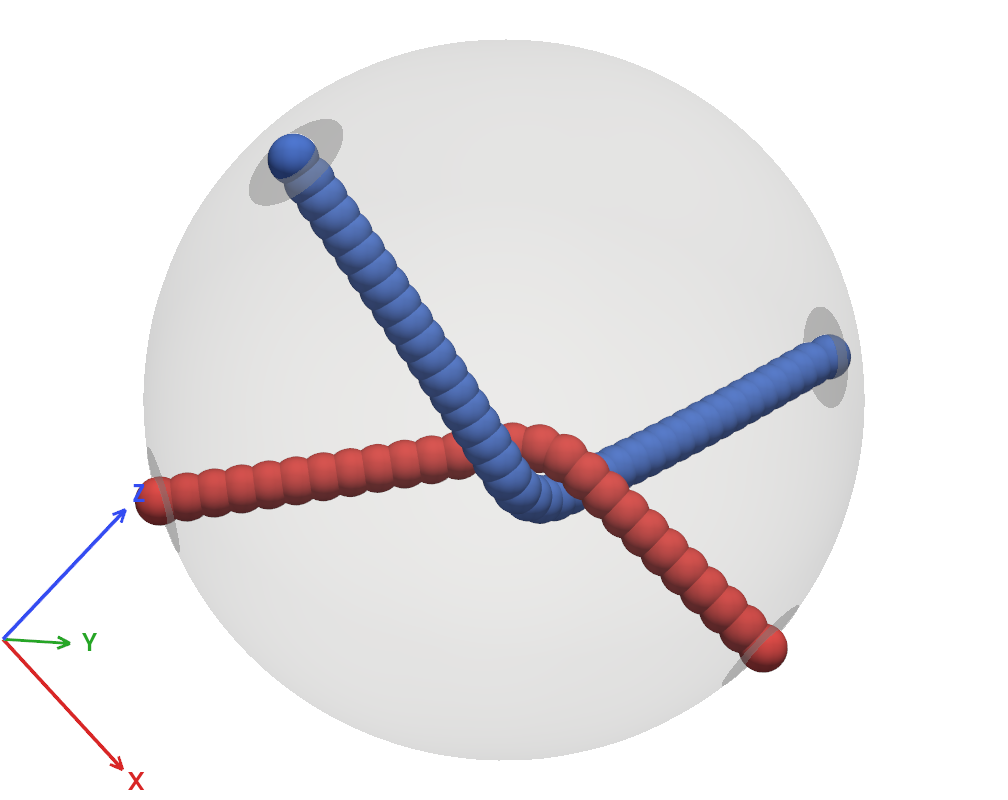

Python code for this plot:
"""
Interactive 3D viewer for linear bead-spring molecules (polymer chains) in a
spherical volume.

Every molecule is   start bead (on the surface) - internal beads (inside) - end bead (on the surface).
Beads are spheres colored by molecule; lines of the same color connect consecutive
beads along each chain. Molecules may have the same number of internal beads. Around
each chain end a circular gray patch (radius 2.25 along the surface, less transparent than
the volume shell) marks where the chain is attached to the surface.

Mouse
- Left-drag on empty space  -> rotate the view
- Right-drag / mouse wheel  -> zoom
- Middle-drag (or Shift+left-drag) -> pan
- Left-drag on a chain-end sphere on the SURFACE -> move it along the surface of the
  volume (internal beads cannot be grabbed; they are moved by the simulation)
- Hold Shift while dragging a chain end and move the cursor out past the circular
  edge of the projected sphere -> the bead crosses to the other side (front <-> back)
  of the volume; move the cursor back inside to keep dragging it there

Keyboard
- While a chain end is grabbed (mouse button held):
      Right arrow -> insert a new bead midway between the grabbed end and the
                     internal bead connected to it
      Left arrow  -> remove the internal bead connected to the grabbed end
      k           -> delete the whole molecule the grabbed end belongs to
- D  -> pause the dynamics: the simulation is no longer stepped, so bead positions are not
        updated by it (you can still drag chain ends, insert/remove beads, recall views, ...)
- d  -> resume the dynamics
- a  -> create a new molecule: a straight line between two free spots on the surface,
        with (distance between the ends / bead radius) internal beads
- r  -> shrink the spherical volume by 1 (down to a minimum radius of 5) and remove the
        internal bead next to both ends of every molecule
- R  -> grow the spherical volume by 1 and insert a bead next to both ends of every molecule
- Shift + 1..9 -> store the current positions of all chain ends, and the rotation and
                  zoom of the view, in slot 1..9
- 1..9         -> slowly move all chain ends to the positions stored in that slot, each
                  along a great circle of the sphere, while slowly rotating and zooming
                  the view to the stored state (touching the mouse takes the view back)
- c  -> show the coordinate system (always flush with the lower-left corner of the window);
        C -> hide it
- B  -> hide the internal beads (chain lines and chain ends stay visible); b -> show them again
- m  -> start recording a movie (movie00000.avi, movie00001.avi, ...); M -> stop recording.
        The movie keeps the view the camera had when recording started: rotating, zooming or
        panning the view yourself does NOT show up in the movie, but a view recalled with
        1..9 does (the movie view then moves from where it was to the stored view).
- p  -> save a PNG of the current view (img00000.png, img00001.png, ...)
- h or ?  -> print all key shortcuts and mouse actions
- s  -> save all bead positions (conf00000.dump, conf00001.dump, ...), LAMMPS-dump-like:
        # <number of beads> <number of molecules>
        ITEM: NUMBER OF ATOMS / <number of beads>
        ITEM: BOX BOUNDS pp pp pp / xmin xmax / ymin ymax / zmin zmax  (extent of the beads)
        ITEM: ATOMS id mol type xu yu zu / one line per bead
        # volume_radius <radius>   (last line; extra information is always prefixed with '#')
        (ids and molecule numbers start at 1; type 1 = chain end, 2 = internal bead)
All files are written to the current folder; numbering continues after existing files.

Command line
    python beadppa.py --keyboard-layout fr     keyboard layout code (default: detected from the OS)
    python beadppa.py                          start with two new molecules
    python beadppa.py --load conf00000.dump    restore molecules, positions and
                                               volume radius from a dump file saved with 's'

Data flow
    simulation (LAMMPS)  --positions-->  viewer      (timer, every ~30 ms)
    viewer (user input)  --callbacks-->  simulation  (see SphereDragger.__init__)

Bead ordering: molecule by molecule, each as [start, internal..., end]. Inserting or
removing a bead, or deleting a molecule, shifts the indices of all later beads; the
callbacks report the indices explained in their comments, and the simulation must
return positions in the new ordering from then on. New molecules are appended at
the end, so they don't shift existing indices.

Install:  pip install pyvista numpy
Movies:   pip install imageio imageio-ffmpeg
"""
import argparse
import colorsys
import os
import platform
import re
import shutil
import subprocess
import time

import numpy as np
import pyvista as pv
import vtk

ACTIVE_COLOR = (0.0, 0.0, 0.0)  # highlight color (black) while a sphere is being dragged

CAP_RADIUS = 2.25       # radius (measured along the surface) of the patch around a chain end
CAP_COLOR = (0.5, 0.5, 0.5)     # patches are gray
AXES_LENGTH = 0.23      # coordinate system: length of an axis, as a fraction of the window height
                        # (half of what it was before)
AXES_FONT_SIZE = 24     # size of the X / Y / Z labels in pixels
AXES_MARGIN_PX = 3      # gap between the coordinate system and the window edges
INITIAL_FILL = 0.95     # at the start the sphere (with its beads) spans this fraction of the window
CAP_OPACITY = 0.45      # the volume shell itself is much more transparent (0.12)
CAP_LIFT = 0.03         # patches sit this far outside the shell, to avoid z-fighting

MIN_VOLUME_RADIUS = 5.0
VOLUME_RADIUS_STEP = 1.0

# ---------------------------------------------------------------------------
# Keyboard layouts
#
# Pressing a number-row key gives different key names (keysyms) on different keyboard
# layouts, and which name VTK reports (X11, Qt, ...) depends on the layout:
#   * on most layouts the number row gives the digits, and Shift gives a layout-specific
#     symbol ("exclam" for Shift+1 on US, "quotedbl" for Shift+2 on Nordic, ...): "shifted"
#   * on AZERTY (French) it is the other way round: the number row gives symbols
#     ("ampersand", "eacute", ...) and Shift gives the digits: "plain"
# Slots are stored with Shift + number-row key and recalled with the number-row key.
#
# Layouts are named by a platform-neutral code (the XKB / ISO style code that Linux uses):
#   us gb de dk no se fi fr      ("nordic" = dk/no/se/fi, which share one table)
# KEYBOARD_LAYOUT = "auto" finds the code out from the operating system (Linux, macOS,
# Windows); the command line option --keyboard-layout and the environment variable
# BEADPPA_KEYBOARD_LAYOUT override it. If detection fails, KEYBOARD_LAYOUT_FALLBACK is used.
# ---------------------------------------------------------------------------
KEYBOARD_LAYOUT = "auto"
KEYBOARD_LAYOUT_FALLBACK = "nordic"
LAYOUT_TABLES = {
    "us": {"shifted": ("exclam", "at", "numbersign", "dollar", "percent",
                       "asciicircum", "ampersand", "asterisk", "parenleft"), "plain": ()},
    "gb": {"shifted": ("exclam", "quotedbl", "sterling", "dollar", "percent",
                       "asciicircum", "ampersand", "asterisk", "parenleft"), "plain": ()},
    "de": {"shifted": ("exclam", "quotedbl", "section", "dollar", "percent",
                       "ampersand", "slash", "parenleft", "parenright"), "plain": ()},
    "nordic": {"shifted": ("exclam", "quotedbl", "numbersign", "currency", "percent",
                           "ampersand", "slash", "parenleft", "parenright"), "plain": ()},
    # AZERTY: Shift + number row gives the digits themselves (handled like on any layout)
    "fr": {"shifted": (), "plain": ("ampersand", "eacute", "quotedbl", "apostrophe",
                                    "parenleft", "minus", "egrave", "underscore", "ccedilla")},
}
LAYOUT_CODES = {"us": "us", "gb": "gb", "uk": "gb", "de": "de", "fr": "fr", "nordic": "nordic",
                "dk": "nordic", "no": "nordic", "se": "nordic", "fi": "nordic"}
# macOS input source names ("com.apple.keylayout.Danish") and the like -> neutral code
_LAYOUT_NAMES = (("danish", "dk"), ("norwegian", "no"), ("swedish", "se"), ("finnish", "fi"),
                 ("german", "de"), ("french", "fr"), ("british", "gb"), ("unitedkingdom", "gb"),
                 ("unitedstates", "us"), ("usextended", "us"), ("abc", "us"))
# Windows language identifiers (low word of the keyboard layout handle) -> neutral code
_WINDOWS_LANGIDS = {0x0409: "us", 0x0809: "gb", 0x0407: "de", 0x0406: "dk", 0x0414: "no",
                    0x0814: "no", 0x041D: "se", 0x081D: "se", 0x040B: "fi", 0x040C: "fr"}


def layout_code_from_text(text):
    """Platform-neutral layout code (us, gb, de, dk, no, se, fi, fr, nordic) from text such
    as an XKB layout ("dk", "us,dk", "dk(nodeadkeys)", "dk+nodeadkeys") or a macOS input
    source id ("com.apple.keylayout.Danish"). None if the layout is not one we know."""
    t = text.strip().lower().split(",")[0]            # first of several layouts
    t = re.sub(r"\(.*?\)", "", t).split("+")[0]       # drop variants
    t = t.split(".")[-1]                              # last part of "com.apple.keylayout.X"
    t = re.sub(r"[^a-z]", "", t)
    if t in LAYOUT_CODES:
        return t
    for name, code in _LAYOUT_NAMES:
        if t.startswith(name):
            return code
    return None


def _run(*command):
    """Output of a command, or None if it is missing or fails."""
    if shutil.which(command[0]) is None:
        return None
    try:
        done = subprocess.run(command, capture_output=True, text=True, timeout=2)
    except (OSError, subprocess.SubprocessError):
        return None
    return done.stdout if done.returncode == 0 else None


def _probe_linux():
    def after(out, label):                           # "layout:  dk" -> "dk"
        for line in (out or "").splitlines():
            if line.strip().lower().startswith(label):
                return line.split(":", 1)[1].strip()
    def from_file(name, key):
        try:
            with open(name) as f:
                for line in f:
                    if line.strip().startswith(key + "="):
                        return line.split("=", 1)[1].strip().strip('"\'')
        except OSError:
            pass
    out = _run("gsettings", "get", "org.gnome.desktop.input-sources", "sources")
    gnome = re.search(r"'xkb',\s*'([^']+)'", out or "")
    yield "setxkbmap", after(_run("setxkbmap", "-query"), "layout")
    yield "gsettings", gnome.group(1) if gnome else None
    yield "localectl", after(_run("localectl", "status"), "x11 layout")
    yield "/etc/default/keyboard", from_file("/etc/default/keyboard", "XKBLAYOUT")
    yield "$XKB_DEFAULT_LAYOUT", os.environ.get("XKB_DEFAULT_LAYOUT")


def _probe_macos():
    out = _run("defaults", "read", "com.apple.HIToolbox", "AppleCurrentKeyboardLayoutInputSourceID")
    yield "defaults read com.apple.HIToolbox", out.strip() if out else None


def _probe_windows():
    try:
        import ctypes
        langid = ctypes.windll.user32.GetKeyboardLayout(0) & 0xFFFF
    except Exception:
        return
    yield "GetKeyboardLayout", _WINDOWS_LANGIDS.get(langid)


def detect_keyboard_layout():
    """Ask the operating system for the keyboard layout. Returns (neutral code, where it was
    found) or (None, reason). Linux, macOS and Windows are supported; with several layouts
    configured the first one is taken, because the OS reports the list, not the active one."""
    system = platform.system()
    probes = {"Linux": _probe_linux, "Darwin": _probe_macos, "Windows": _probe_windows}.get(system)
    if probes is None:
        return None, f"no detection for {system or 'this platform'}"
    for source, text in probes():
        code = layout_code_from_text(text) if text else None
        if code is not None:
            return code, source
    return None, f"{system}: layout not found or not a supported layout"


def resolve_keyboard_layout(setting=None):
    """-> (name of the key table in LAYOUT_TABLES, description for the log). `setting` is the
    value of --keyboard-layout; it wins over $BEADPPA_KEYBOARD_LAYOUT, which wins over
    KEYBOARD_LAYOUT. "auto" means: ask the operating system."""
    for value, origin in ((setting, "--keyboard-layout"),
                          (os.environ.get("BEADPPA_KEYBOARD_LAYOUT"), "$BEADPPA_KEYBOARD_LAYOUT"),
                          (KEYBOARD_LAYOUT, "KEYBOARD_LAYOUT")):
        if value and value.strip():
            break
    value = (value or "auto").strip()
    if value.lower() != "auto":
        code = layout_code_from_text(value)
        if code is None:
            raise ValueError(f"Unknown keyboard layout '{value}' ({origin}); known layouts: "
                             + ", ".join(sorted(LAYOUT_CODES)) + ", or auto")
        return LAYOUT_CODES[code], f"{code} (set by {origin})"
    code, source = detect_keyboard_layout()
    if code is None:
        fallback = layout_code_from_text(KEYBOARD_LAYOUT_FALLBACK) or "us"
        return LAYOUT_CODES[fallback], f"{fallback} (fallback, {source})"
    return LAYOUT_CODES[code], f"{code} (detected: {source})"


HELP_TEXT = f"""\
Mouse
  left-drag on empty space ........ rotate the view
  right-drag / mouse wheel ........ zoom
  middle-drag / Shift+left-drag ... pan
  left-drag on a chain end ........ move the chain end along the surface of the volume
                                    (only chain ends on the surface can be grabbed; the
                                    internal beads are moved by the simulation)
  Shift + left-drag on a chain end, moving the cursor out past the circular edge of the
  projected sphere ................ the bead crosses to the other side (front <-> back);
                                    move the cursor back inside to keep dragging it there

Keyboard, while a chain end is grabbed (mouse button held)
  Right arrow ..................... insert a bead midway between the grabbed end and the
                                    internal bead connected to it
  Left arrow ...................... remove the internal bead connected to the grabbed end
  k ............................... delete the whole molecule of the grabbed end

Keyboard, any time
  a ............................... create a new molecule: a straight line between two free
                                    spots on the surface, with (distance between its ends /
                                    bead radius) internal beads
  r / R ........................... shrink / grow the spherical volume by 1 (minimum radius
                                    {MIN_VOLUME_RADIUS:g}); one internal bead is removed / inserted next
                                    to both ends of every molecule
  Shift+1 ... Shift+9 ............. store the positions of all chain ends and the rotation and
                                    zoom of the view in slot 1 ... 9 (keyboard layout: @LAYOUT@)
                                    (number-row keys; on AZERTY the unshifted keys & é " ' ( - è _ ç)
  1 ... 9 ......................... slowly move all chain ends along great circles to the
                                    positions stored in that slot, while rotating and zooming
                                    the view to the stored state (touching the mouse takes
                                    the view back)
  D / d ........................... pause / resume the dynamics (the simulation is not stepped
                                    while paused; dragging, insert/remove, recall still work)
  B / b ........................... hide / show the internal beads (chain lines stay visible)
  C / c ........................... hide / show the coordinate system
  m / M ........................... start / stop recording a movie (movie00000.avi, ...); the
                                    movie keeps the view from when recording started, your own
                                    rotating / zooming does not show up in it
  p ............................... save a PNG of the current view (img00000.png, ...)
  s ............................... save all bead positions (conf00000.dump, ...)
  h / ? ........................... print this help

Files are written to the current folder; numbering continues after existing files.
"""


def help_text(layout_description):
    """HELP_TEXT with the keyboard layout that is in use filled in."""
    return HELP_TEXT.replace("@LAYOUT@", layout_description)


def color_for_id(moleculeid):
    """Deterministic, well-separated RGB color (0..1) for an unsigned integer id."""
    hue = (int(moleculeid) * 0.618033988749895) % 1.0  # golden-ratio hue spacing
    return colorsys.hsv_to_rgb(hue, 0.65, 0.95)


def axes_gizmo_layout(frame, length, margin, label_pad, label_half, head_length,
                      head_angle=np.radians(25.0)):
    """Where to draw the 2D coordinate system, in pixels from the lower-left window corner.

    `frame` is the camera frame (columns: right, up, back). The three world axes are drawn
    as arrows of `length` pixels times their foreshortening in the current view. The whole
    drawing (arrows, arrow heads and label boxes) is then moved so that it touches the
    left and the bottom window edge (`margin` pixels away), whatever the orientation.

    Returns origin (2,), tips (3, 2), label centres (3, 2) and, per axis, the two end points
    of its arrow head (or None for an axis pointing at the viewer)."""
    right, up = frame[:, 0], frame[:, 1]
    d = np.array([[np.dot(e, right), np.dot(e, up)] for e in np.eye(3)])   # unit axes on screen
    tips = d * length
    norm = np.linalg.norm(d, axis=1, keepdims=True)
    u = np.where(norm > 1e-3, d / np.maximum(norm, 1e-12), np.array([[0.0, 1.0]]))
    labels = tips + u * label_pad

    heads = []
    for tip in tips:
        reach = float(np.linalg.norm(tip))
        if reach < 2.0:
            heads.append(None)
            continue
        back = -tip / reach
        hl = min(head_length, 0.4 * reach)
        rot = lambda a: np.array([[np.cos(a), -np.sin(a)], [np.sin(a), np.cos(a)]]) @ back
        heads.append((tip + hl * rot(head_angle), tip + hl * rot(-head_angle)))

    points = [np.zeros(2), *tips, *(labels - label_half), *(labels + label_half)]
    points += [h for pair in heads if pair is not None for h in pair]
    origin = margin - np.min(points, axis=0)           # moves everything up/right to the margin
    heads = [None if pair is None else (pair[0] + origin, pair[1] + origin) for pair in heads]
    return origin, tips + origin, labels + origin, heads


class AxesGizmo:
    """The coordinate system: three colored arrows with X / Y / Z labels, drawn as a 2D
    overlay that is rebuilt before every render from the camera that is rendering. It is
    always flush with the lower-left corner of the window, and its size is given in pixels."""

    COLORS = ((0.85, 0.15, 0.15), (0.15, 0.65, 0.15), (0.2, 0.3, 0.95))

    def __init__(self, plotter, length=AXES_LENGTH, font_size=AXES_FONT_SIZE,
                 margin=AXES_MARGIN_PX, visible=True):
        self.renderer = plotter.renderer
        self.length, self.font_size, self.margin = length, font_size, margin
        self.visible = bool(visible)
        self.arrows, self.labels = [], []
        for color, name in zip(self.COLORS, "XYZ"):
            points = vtk.vtkPoints()
            points.SetNumberOfPoints(4)                       # origin, tip, two arrow-head ends
            lines = vtk.vtkCellArray()
            for a, b in ((0, 1), (1, 2), (1, 3)):             # shaft and the two head strokes
                lines.InsertNextCell(2)
                lines.InsertCellPoint(a)
                lines.InsertCellPoint(b)
            poly = vtk.vtkPolyData()
            poly.SetPoints(points)
            poly.SetLines(lines)
            mapper = vtk.vtkPolyDataMapper2D()
            mapper.SetInputData(poly)
            arrow = vtk.vtkActor2D()
            arrow.SetMapper(mapper)
            arrow.GetProperty().SetColor(*color)
            arrow.GetProperty().SetLineWidth(3)
            label = vtk.vtkTextActor()
            label.SetInput(name)
            text = label.GetTextProperty()
            text.SetColor(*color)
            text.SetFontSize(font_size)
            text.BoldOn()
            text.SetJustificationToCentered()
            text.SetVerticalJustificationToCentered()
            self.renderer.AddViewProp(arrow)
            self.renderer.AddViewProp(label)
            self.arrows.append((poly, points, arrow))
            self.labels.append(label)
        self.set_visible(self.visible)
        self.renderer.AddObserver("StartEvent", self._update)   # before every render

    def set_visible(self, visible):
        self.visible = bool(visible)
        for _, _, arrow in self.arrows:
            arrow.SetVisibility(self.visible)
        for label in self.labels:
            label.SetVisibility(self.visible)

    def _update(self, obj=None, event=None):
        if not self.visible:
            return
        width, height = self.renderer.GetSize()
        cam = self.renderer.GetActiveCamera()
        offset = np.array(cam.GetPosition()) - np.array(cam.GetFocalPoint())
        if width <= 0 or height <= 0 or np.linalg.norm(offset) < 1e-12:
            return
        origin, tips, labels, heads = axes_gizmo_layout(
            camera_frame(offset, cam.GetViewUp()), self.length * min(width, height),
            self.margin, label_pad=0.55 * self.font_size + 6.0,
            label_half=np.array([0.4, 0.55]) * self.font_size, head_length=14.0)
        for i, (poly, points, _) in enumerate(self.arrows):
            h1, h2 = heads[i] if heads[i] is not None else (tips[i], tips[i])
            for k, p in enumerate((origin, tips[i], h1, h2)):
                points.SetPoint(k, float(p[0]), float(p[1]), 0.0)
            points.Modified()
            poly.Modified()
            self.labels[i].SetPosition(float(labels[i][0]), float(labels[i][1]))


def set_initial_view(plotter, center, radius, bead_radius, fill=INITIAL_FILL):
    """Fit the scene to the window, then zoom so that the sphere (plus the beads sitting on
    its surface) spans `fill` of the window's smaller dimension. Marking the camera as set
    stops PyVista from resetting it when the window opens."""
    plotter.reset_camera()
    cam = plotter.renderer.GetActiveCamera()
    distance = np.linalg.norm(np.array(cam.GetPosition()) - np.asarray(center, dtype=float))
    r = radius + bead_radius
    sphere = r / np.sqrt(max(distance ** 2 - r ** 2, 1e-12))      # tan of the half angle it spans
    width, height = plotter.window_size
    window = np.tan(np.radians(cam.GetViewAngle()) / 2.0) * min(1.0, width / height)
    plotter.camera.zoom(fill * window / sphere)
    plotter.camera_position = plotter.camera_position


def make_bond_mesh(positions, moleculeids):
    """Line segments between consecutive beads of the same molecule, colored by
    molecule. Returns None when there is nothing to draw."""
    segments = [i for i in range(len(positions) - 1) if moleculeids[i] == moleculeids[i + 1]]
    if not segments:
        return None
    lines = np.hstack([[2, i, i + 1] for i in segments]).astype(np.int64)
    mesh = pv.PolyData(np.array(positions, dtype=float), lines=lines)
    mesh.cell_data["rgb"] = np.array(
        [np.array(color_for_id(moleculeids[i])) * 255 for i in segments]).astype(np.uint8)
    return mesh


def camera_frame(back, up):
    """Right-handed orthonormal camera frame [right, up, back] as the columns of a 3x3
    matrix. `back` points from the focal point to the camera."""
    z = np.asarray(back, dtype=float)
    z = z / np.linalg.norm(z)
    y = np.asarray(up, dtype=float) - np.dot(up, z) * z
    if np.linalg.norm(y) < 1e-9:                      # degenerate view-up: pick any
        y = np.cross(z, [1.0, 0.0, 0.0])
        if np.linalg.norm(y) < 1e-6:
            y = np.cross(z, [0.0, 1.0, 0.0])
    y = y / np.linalg.norm(y)
    return np.column_stack([np.cross(y, z), y, z])


def matrix_to_quaternion(m):
    """Unit quaternion (w, x, y, z) of a 3x3 rotation matrix."""
    t = np.trace(m)
    if t > 0.0:
        k = np.sqrt(t + 1.0) * 2.0
        q = [0.25 * k, (m[2, 1] - m[1, 2]) / k, (m[0, 2] - m[2, 0]) / k, (m[1, 0] - m[0, 1]) / k]
    elif m[0, 0] > m[1, 1] and m[0, 0] > m[2, 2]:
        k = np.sqrt(1.0 + m[0, 0] - m[1, 1] - m[2, 2]) * 2.0
        q = [(m[2, 1] - m[1, 2]) / k, 0.25 * k, (m[0, 1] + m[1, 0]) / k, (m[0, 2] + m[2, 0]) / k]
    elif m[1, 1] > m[2, 2]:
        k = np.sqrt(1.0 + m[1, 1] - m[0, 0] - m[2, 2]) * 2.0
        q = [(m[0, 2] - m[2, 0]) / k, (m[0, 1] + m[1, 0]) / k, 0.25 * k, (m[1, 2] + m[2, 1]) / k]
    else:
        k = np.sqrt(1.0 + m[2, 2] - m[0, 0] - m[1, 1]) * 2.0
        q = [(m[1, 0] - m[0, 1]) / k, (m[0, 2] + m[2, 0]) / k, (m[1, 2] + m[2, 1]) / k, 0.25 * k]
    q = np.array(q, dtype=float)
    return q / np.linalg.norm(q)


def quaternion_to_matrix(q):
    w, x, y, z = q / np.linalg.norm(q)
    return np.array([[1 - 2 * (y * y + z * z), 2 * (x * y - z * w), 2 * (x * z + y * w)],
                     [2 * (x * y + z * w), 1 - 2 * (x * x + z * z), 2 * (y * z - x * w)],
                     [2 * (x * z - y * w), 2 * (y * z + x * w), 1 - 2 * (x * x + y * y)]])


def slerp_quaternion(q0, q1, s):
    """Spherical interpolation between unit quaternions (q1 must be on the same
    hemisphere as q0, i.e. dot(q0, q1) >= 0)."""
    d = float(np.clip(np.dot(q0, q1), -1.0, 1.0))
    if d > 0.9995:                                    # nearly equal: linear is fine
        q = q0 + s * (q1 - q0)
        return q / np.linalg.norm(q)
    theta = np.arccos(d)
    return (np.sin((1.0 - s) * theta) * q0 + np.sin(s * theta) * q1) / np.sin(theta)


def make_cap_template(alpha, n_rings=4, n_seg=48):
    """Triangulated spherical cap on the unit sphere, centred on +z, with angular
    radius `alpha` (radians). Returns vertices (m, 3) and triangles (t, 3)."""
    theta = np.linspace(0.0, 2.0 * np.pi, n_seg, endpoint=False)
    verts = [[0.0, 0.0, 1.0]]
    for j in range(1, n_rings + 1):
        a = alpha * j / n_rings
        verts += [[np.sin(a) * np.cos(t), np.sin(a) * np.sin(t), np.cos(a)] for t in theta]
    tris = [[0, 1 + k, 1 + (k + 1) % n_seg] for k in range(n_seg)]       # fan around the centre
    for j in range(1, n_rings):
        inner, outer = 1 + (j - 1) * n_seg, 1 + j * n_seg
        for k in range(n_seg):
            k2 = (k + 1) % n_seg
            tris += [[inner + k, outer + k, outer + k2], [inner + k, outer + k2, inner + k2]]
    return np.array(verts), np.array(tris, dtype=np.int64)


class SphereDragger:
    """Lets the user drag chain ends along a spherical surface, insert/remove beads,
    add/delete molecules, resize the volume, store/recall chain-end configurations,
    and save images / movies / bead positions; lets a simulation push new positions
    for all beads. Keeps the chain lines and the volume shell in sync."""

    IMAGE_PATTERN = re.compile(r"^img(\d{5})\.png$")
    CONF_PATTERN = re.compile(r"^conf(\d{5})\.dump$")
    MOVIE_PATTERN = re.compile(r"^movie(\d{5})\.avi$")
    # characters whose built-in VTK meaning (reset camera, surface mode, pick, ...) is suppressed
    OWN_CHARS = frozenset("aAbBcCdDhH?kKpPsSmMrR123456789")

    def __init__(self, plotter, template, actors, positions, moleculeids, surface_mask,
                 center, radius, sphere_radius, recall_speed=0.5, movie_fps=30, rng=None,
                 show_internal=True, show_axes=True, axes=None, keyboard_layout=None,
                 on_drag=None, on_release=None, on_insert=None, on_remove=None,
                 on_add_molecule=None, on_delete_molecule=None,
                 on_radius_change=None, on_ends_driven=None, on_ends_released=None):
        self.plotter = plotter
        self.renderer = plotter.renderer
        self.template = template        # sphere mesh used for newly created beads
        self.actors = list(actors)
        self.positions = np.array(positions, dtype=float).reshape(-1, 3)   # (n, 3)
        self.moleculeids = np.array(moleculeids, dtype=np.uint32)
        self.surface_mask = np.asarray(surface_mask, dtype=bool)
        self.center = np.asarray(center, dtype=float)
        self.radius = float(radius)             # radius of the spherical volume
        self.sphere_radius = float(sphere_radius)   # radius of one bead
        self.recall_speed = float(recall_speed)     # rad/s along great circles
        self.movie_fps = movie_fps
        self.rng = rng if rng is not None else np.random.default_rng()
        self.next_moleculeid = int(self.moleculeids.max()) + 1 if len(self.moleculeids) else 0
        self.image_counter = self._first_free_number(self.IMAGE_PATTERN)
        self.conf_counter = self._first_free_number(self.CONF_PATTERN)
        self.movie_counter = self._first_free_number(self.MOVIE_PATTERN)

        # Callbacks into the simulation:
        self.on_drag = on_drag          # on_drag(index, xyz)                    while dragging
        self.on_release = on_release    # on_release(index, xyz)                 when let go
        self.on_insert = on_insert      # on_insert(index, xyz, moleculeid)      bead inserted
        self.on_remove = on_remove      # on_remove(index)                       bead removed
        self.on_add_molecule = on_add_molecule        # (first_index, positions (k, 3), moleculeid)
        self.on_delete_molecule = on_delete_molecule  # (first_index, count)  old indices
        self.on_radius_change = on_radius_change      # (new_volume_radius)
        self.on_ends_driven = on_ends_driven          # (indices, positions) chain ends moved by a recall
        self.on_ends_released = on_ends_released      # (indices)            recall finished/cancelled

        self.interactor = plotter.iren.interactor
        self.picker = vtk.vtkPropPicker()
        self.dragged = None             # index of the chain end being dragged
        self._side = 1                  # +1: dragged bead on the front (camera) side, -1: back
        self._flip_armed = True         # a Shift + "touch the edge" gesture may flip the side
        self.stored = {}                # slot (1..9) -> {(moleculeid, is_start): unit vector}
        self._anim = None               # running recall animation
        self._driven = set()            # indices of chain ends moved by the animation
        self.recording = False
        self.movie_path = None
        self._movie_writer = None       # imageio writer while recording
        self._movie_camera = None       # camera used for the movie frames while recording
        self._in_tick = False           # re-entrancy guard for tick()
        self.paused = False             # True: the simulation is not stepped
        self.layout, self.layout_description = resolve_keyboard_layout(keyboard_layout)
        self._layout_keys = LAYOUT_TABLES[self.layout]
        print("Keyboard layout:", self.layout_description)
        self.show_internal = bool(show_internal)    # are the internal beads drawn?
        self.show_axes = bool(show_axes)            # is the coordinate system drawn?
        self.axes = axes                            # AxesGizmo (None: PyVista's axes widget)
        self.bond_mesh = None
        self.cap_mesh = None            # patches around the chain ends
        self._cap_unit = None           # unit-sphere cap template for the current radius

        # Translucent shell showing the volume (unit sphere, scaled to the current radius).
        # Not pickable, so it never blocks grabbing.
        self.shell = plotter.add_mesh(
            pv.Sphere(radius=1.0, theta_resolution=64, phi_resolution=64),
            color="lightgray", opacity=0.12, smooth_shading=True)
        self.shell.SetPickable(False)
        self.shell.SetPosition(*self.center)
        self.shell.SetScale(self.radius, self.radius, self.radius)
        self._rebuild_bonds()
        self._apply_internal_visibility()

        # Make sure PyVista's own key shortcuts for the keys we use don't also fire.
        for key in ("Up", "Down", "Left", "Right", "a", "b", "B", "c", "C", "d", "D", "h", "H",
                    "question", "k", "K", "p", "s", "S", "m", "M", "r", "R", *"123456789"):
            try:
                plotter.clear_events_for_key(key)
            except Exception:
                pass

        # Priority -1 => our handlers run AFTER the camera style's handlers.
        # If we grabbed a bead, we then cancel the style's rotation.
        self.interactor.AddObserver("LeftButtonPressEvent", self._on_press, -1.0)
        self.interactor.AddObserver("MouseMoveEvent", self._on_move, -1.0)
        self.interactor.AddObserver("LeftButtonReleaseEvent", self._on_release, -1.0)
        self.interactor.AddObserver("KeyPressEvent", self._on_key, -1.0)
        # Touching the camera with the mouse stops a running view animation.
        for ev in ("RightButtonPressEvent", "MiddleButtonPressEvent",
                   "MouseWheelForwardEvent", "MouseWheelBackwardEvent"):
            self.interactor.AddObserver(ev, self._on_view_interaction, -1.0)
        # VTK's interactor style gives some plain characters a built-in meaning on the
        # CharEvent that follows a key press: 'p' = pick + draw an outline box around the
        # prop under the cursor (and warn "no current renderer" before the first mouse
        # interaction), 's' = surface mode, 'r' = reset camera, '3' = stereo, ... A
        # higher-priority observer neutralises the characters we use before the style sees them.
        self.interactor.AddObserver("CharEvent", self._on_char, 10.0)

    # ------------------------------------------------------------ timer tick
    def tick(self, step_simulation):
        """Call every ~30 ms: advance a running recall animation, take a simulation
        step (`step_simulation()` returns the (n, 3) positions; skipped while the dynamics
        are paused), draw, record a frame.

        Re-entrancy guard: grabbing a movie frame renders the window again, and VTK may
        deliver the next timer event while that is still going on. Without the guard each
        nested timer event would start another tick (and grab another frame) inside the
        previous one until Python's recursion limit is hit. A tick that arrives while one
        is still running is simply skipped."""
        if self._in_tick:
            return
        self._in_tick = True
        try:
            self.animate()
            if self.paused:                 # dynamics paused: keep what is on screen, draw changes
                self._refresh_bonds()       # made by the user / a recall animation
                self.plotter.render()
            else:
                self.set_positions(step_simulation())
            self.write_movie_frame()
        finally:
            self._in_tick = False

    # ------------------------------------------------------- simulation -> view
    def set_positions(self, positions):
        """Update all bead positions (e.g. from LAMMPS). Beads held by the user or moved
        by a recall animation keep their viewer-controlled positions."""
        positions = np.asarray(positions, dtype=float).reshape(-1, 3)
        if len(positions) != len(self.actors):
            raise ValueError(f"Simulation returned {len(positions)} beads, "
                             f"viewer has {len(self.actors)}.")
        for i, actor in enumerate(self.actors):
            if i != self.dragged and i not in self._driven:
                self.positions[i] = positions[i]
                actor.SetPosition(*positions[i])
        self._refresh_bonds()
        self.plotter.render()

    def get_positions(self):
        return self.positions.copy()

    # ------------------------------------------------------------ chain lines
    def _refresh_bonds(self):
        """Cheap update when only positions changed (chain lines and end patches)."""
        if self.bond_mesh is not None:
            self.bond_mesh.points = self.positions.copy()
        self._refresh_caps()

    # ---------------------------------------------------- patches around chain ends
    def _cap_vertices(self, idx):
        """World-space vertices of the patches of the chain ends `idx` (k * m, 3): each
        patch is the template cap rotated so that its centre points at the chain end."""
        u = self.positions[idx] - self.center
        u = u / np.maximum(np.linalg.norm(u, axis=1, keepdims=True), 1e-12)
        helper = np.where(np.abs(u[:, :1]) < 0.9, [1.0, 0.0, 0.0], [0.0, 1.0, 0.0])
        e1 = np.cross(u, helper)
        e1 /= np.linalg.norm(e1, axis=1, keepdims=True)
        e2 = np.cross(u, e1)
        frames = np.stack([e1, e2, u], axis=1)                     # (k, 3, 3), rows e1 e2 u
        unit = np.einsum("mc,kcj->kmj", self._cap_unit, frames)    # (k, m, 3)
        return (self.center + (self.radius + CAP_LIFT) * unit).reshape(-1, 3)

    def _rebuild_caps(self):
        """Needed when the number of chain ends or the volume radius changed."""
        idx = np.flatnonzero(self.surface_mask)
        if len(idx) == 0:
            self.cap_mesh = None
            self.plotter.remove_actor("caps", reset_camera=False)
            return
        alpha = min(CAP_RADIUS / self.radius, 0.5 * np.pi)         # angular radius of a patch
        self._cap_unit, tris = make_cap_template(alpha)
        k, m, t = len(idx), len(self._cap_unit), len(tris)
        faces = np.column_stack(
            [np.full(k * t, 3), (tris[None, :, :] + (np.arange(k) * m)[:, None, None]).reshape(-1, 3)])
        self.cap_mesh = pv.PolyData(self._cap_vertices(idx), faces=faces.ravel().astype(np.int64))
        # same `name` => pyvista replaces the previous patch actor
        actor = self.plotter.add_mesh(
            self.cap_mesh, color=CAP_COLOR, opacity=CAP_OPACITY, lighting=False,
            name="caps", reset_camera=False)
        actor.SetPickable(False)  # patches never block grabbing a sphere

    def _refresh_caps(self):
        """Cheap update when only positions changed."""
        if self.cap_mesh is not None:
            self.cap_mesh.points = self._cap_vertices(np.flatnonzero(self.surface_mask))

    # ---------------------------------------------------- internal bead visibility
    def _apply_internal_visibility(self):
        for actor, is_end in zip(self.actors, self.surface_mask):
            if not is_end:
                actor.SetVisibility(self.show_internal)

    def _set_paused(self, paused):
        self.paused = bool(paused)
        print("Dynamics", "paused" if self.paused else "resumed")

    def _set_axes_visible(self, visible):
        self.show_axes = bool(visible)
        if self.axes is not None:
            self.axes.set_visible(self.show_axes)
        elif self.show_axes:
            self.plotter.show_axes()
        else:
            self.plotter.hide_axes()
        print("Coordinate system", "shown" if self.show_axes else "hidden")
        self.plotter.render()

    def _set_internal_visible(self, visible):
        self.show_internal = bool(visible)
        self._apply_internal_visibility()
        print("Internal beads", "shown" if visible else "hidden")
        self.plotter.render()

    def _rebuild_bonds(self):
        """Needed when the number of beads changed."""
        self._rebuild_caps()
        self.bond_mesh = make_bond_mesh(self.positions, self.moleculeids)
        if self.bond_mesh is None:
            self.plotter.remove_actor("bonds", reset_camera=False)
            return
        # same `name` => pyvista replaces the previous line actor
        actor = self.plotter.add_mesh(
            self.bond_mesh, scalars="rgb", rgb=True, line_width=4,
            render_lines_as_tubes=True, name="bonds", reset_camera=False)
        actor.SetPickable(False)  # lines never block grabbing a sphere

    # ------------------------------------------------------------------ helpers
    def _ray(self, x, y):
        """World-space ray (near point, far point) under display pixel (x, y)."""
        pts = []
        for z in (0.0, 1.0):
            self.renderer.SetDisplayPoint(x, y, z)
            self.renderer.DisplayToWorld()
            w = np.array(self.renderer.GetWorldPoint())
            pts.append(w[:3] / w[3])
        return pts

    def _is_front(self, p):
        """True if surface point p faces the camera (is on the visible hemisphere)."""
        cam = self.renderer.GetActiveCamera()
        v = np.asarray(p, dtype=float) - self.center
        if cam.GetParallelProjection():
            return float(np.dot(v, -np.array(cam.GetDirectionOfProjection()))) >= 0.0
        to_cam = np.array(cam.GetPosition()) - self.center
        return float(np.dot(v, to_cam)) >= self.radius ** 2   # polar-plane visibility test

    def _surface_point(self, x, y, current):
        """Point on the spherical surface under the mouse cursor, on the side of the
        sphere (front or back) the bead is currently on.

        If the cursor is outside the circular outline of the projected sphere, the bead
        sits on that outline. Holding Shift there flips the bead to the other side
        (once per excursion); it then follows the cursor on the far side of the sphere."""
        near, far = self._ray(x, y)
        d = far - near
        d /= np.linalg.norm(d)
        oc = near - self.center
        b = np.dot(oc, d)
        disc = b * b - (np.dot(oc, oc) - self.radius ** 2)
        if disc >= 0.0:
            self._flip_armed = True                    # cursor is inside the outline again
            s = np.sqrt(disc)
            t = (-b - s) if self._side > 0 else (-b + s)   # near / far intersection
            hit = near + t * d
        else:
            if self.interactor.GetShiftKey() and self._flip_armed:
                self._side = -self._side               # touched the edge with Shift held
                self._flip_armed = False
            hit = near + (-b) * d  # point on the ray closest to the center (the outline)
        v = hit - self.center
        n = np.linalg.norm(v)
        if n < 1e-12:
            return current
        return self.center + self.radius * v / n

    def _cancel_camera_motion(self):
        style = self.interactor.GetInteractorStyle()
        if style is not None:
            style.OnLeftButtonUp()  # ends the rotate that the style just started

    def _chain_neighbour(self, i):
        """For chain end i return (is_start, index of the adjacent bead in its molecule)."""
        is_start = (i == 0) or (self.moleculeids[i - 1] != self.moleculeids[i])
        return is_start, (i + 1 if is_start else i - 1)

    def _add_bead_actor(self, xyz, moleculeid, visible=True):
        actor = self.plotter.add_mesh(self.template, color=color_for_id(moleculeid),
                                      smooth_shading=True, reset_camera=False)
        actor.SetPosition(*xyz)
        actor.SetVisibility(visible)
        return actor

    def _unit(self, p):
        v = np.asarray(p, dtype=float) - self.center
        return v / max(np.linalg.norm(v), 1e-12)

    # ------------------------------------------------------- insert / remove bead
    def _insert_bead_at(self, i):
        """Insert a new bead midway between chain end i and the bead connected to it.
        Does not redraw the chain lines; call _rebuild_bonds() afterwards."""
        is_start, nb = self._chain_neighbour(i)
        mid = 0.5 * (self.positions[i] + self.positions[nb])  # between end and its neighbour
        mol = self.moleculeids[i]

        # New bead sits right next to the end, inside the chain sequence:
        #   start: [start, NEW, old first internal, ...]   -> NEW at i + 1
        #   end:   [..., old last internal, NEW, end]      -> NEW at i (end moves to i + 1)
        j = i + 1 if is_start else i

        self.actors.insert(j, self._add_bead_actor(mid, mol, self.show_internal))
        self.positions = np.insert(self.positions, j, mid, axis=0)
        self.moleculeids = np.insert(self.moleculeids, j, mol)
        self.surface_mask = np.insert(self.surface_mask, j, False)
        if self.dragged is not None and self.dragged >= j:
            self.dragged += 1  # the grabbed bead shifted by one
        if self.on_insert is not None:
            self.on_insert(j, mid.copy(), int(mol))

    def _remove_bead_at(self, i):
        """Remove the internal bead connected to chain end i. Returns False (and does
        nothing) if the molecule has no internal bead on that side. Does not redraw the
        chain lines; call _rebuild_bonds() afterwards."""
        is_start, nb = self._chain_neighbour(i)
        if self.surface_mask[nb]:
            return False  # molecule has no internal beads left; the neighbour is the other end

        j = nb  # the internal bead connected to the end
        self.plotter.remove_actor(self.actors.pop(j), reset_camera=False)
        self.positions = np.delete(self.positions, j, axis=0)
        self.moleculeids = np.delete(self.moleculeids, j)
        self.surface_mask = np.delete(self.surface_mask, j)
        if self.dragged is not None and self.dragged > j:
            self.dragged -= 1  # the grabbed bead shifted by one
        if self.on_remove is not None:
            self.on_remove(j)
        return True

    def _insert_bead(self):
        """Right arrow: insert a bead at the grabbed chain end."""
        self._insert_bead_at(self.dragged)
        self._rebuild_bonds()
        self.plotter.render()

    def _remove_bead(self):
        """Left arrow: remove the internal bead connected to the grabbed chain end."""
        if self._remove_bead_at(self.dragged):
            self._rebuild_bonds()
            self.plotter.render()

    def _molecule_blocks(self):
        """[(first, last)] bead index range of every molecule, in bead order."""
        n = len(self.moleculeids)
        starts = [i for i in range(n) if i == 0 or self.moleculeids[i] != self.moleculeids[i - 1]]
        bounds = starts + [n]
        return [(bounds[k], bounds[k + 1] - 1) for k in range(len(starts))]

    # ------------------------------------------------------- add / delete molecule
    def _pick_new_ends(self):
        """Two spots on the surface that are as far as possible from existing chain
        ends (and from each other; the chain is at least one volume radius long)."""
        candidates = self.rng.normal(size=(500, 3))
        candidates = self.center + self.radius * candidates / np.linalg.norm(
            candidates, axis=1, keepdims=True)
        existing = self.positions[self.surface_mask]
        if len(existing):
            clearance = np.linalg.norm(
                candidates[:, None, :] - existing[None, :, :], axis=2).min(axis=1)
        else:
            clearance = np.full(len(candidates), np.inf)

        a = candidates[np.argmax(clearance)]
        to_a = np.linalg.norm(candidates - a, axis=1)
        score = np.minimum(clearance, to_a)
        score[to_a < self.radius] = -1.0  # avoid very short chains
        b = candidates[np.argmax(score)]
        return a, b

    def _add_molecule(self):
        a, b = self._pick_new_ends()
        # number of internal beads = distance between the ends / bead radius
        n_int = max(0, int(round(np.linalg.norm(b - a) / self.sphere_radius)))
        t = np.linspace(0.0, 1.0, n_int + 2)[:, None]
        chain = a + t * (b - a)                 # straight line, evenly spaced beads
        mol = self.next_moleculeid
        self.next_moleculeid += 1

        first = len(self.positions)             # appended at the end: no index shifts
        for k, p in enumerate(chain):
            is_end = k in (0, len(chain) - 1)
            self.actors.append(self._add_bead_actor(p, mol, is_end or self.show_internal))
        self.positions = np.vstack([self.positions, chain])
        self.moleculeids = np.concatenate(
            [self.moleculeids, np.full(len(chain), mol, dtype=np.uint32)])
        self.surface_mask = np.concatenate(
            [self.surface_mask, [True] + [False] * n_int + [True]])
        self._rebuild_bonds()
        if self.on_add_molecule is not None:
            self.on_add_molecule(first, chain.copy(), mol)
        self.plotter.render()

    def _delete_molecule(self):
        """Delete the whole molecule that the grabbed chain end belongs to."""
        mol = self.moleculeids[self.dragged]
        idx = np.flatnonzero(self.moleculeids == mol)   # contiguous block
        first, count = int(idx[0]), len(idx)

        for actor in self.actors[first:first + count]:
            self.plotter.remove_actor(actor, reset_camera=False)
        del self.actors[first:first + count]
        keep = np.ones(len(self.positions), dtype=bool)
        keep[first:first + count] = False
        self.positions = self.positions[keep]
        self.moleculeids = self.moleculeids[keep]
        self.surface_mask = self.surface_mask[keep]
        self.dragged = None                              # the grabbed bead no longer exists
        self._rebuild_bonds()
        if self.on_delete_molecule is not None:
            self.on_delete_molecule(first, count)        # indices in the OLD ordering
        self.plotter.render()

    # ------------------------------------------------------------ volume radius
    def _change_radius(self, delta):
        new = self.radius + delta
        if new < MIN_VOLUME_RADIUS - 1e-9:
            print(f"Volume radius is already at its minimum ({MIN_VOLUME_RADIUS:g}).")
            return
        self._cancel_animation()        # bead indices change below
        self.radius = new
        self.shell.SetScale(new, new, new)

        # all chain ends stay on the (new) surface: project them radially
        idx = np.flatnonzero(self.surface_mask)
        if len(idx):
            v = self.positions[idx] - self.center
            r = np.maximum(np.linalg.norm(v, axis=1, keepdims=True), 1e-12)
            self.positions[idx] = self.center + new * v / r
            for k in idx:
                self.actors[k].SetPosition(*self.positions[k])
        if self.on_radius_change is not None:
            self.on_radius_change(new)

        # A larger volume gets one more bead at both ends of every molecule, a smaller
        # volume one bead fewer. Molecules are processed from the back so that the
        # indices of the molecules still to be processed don't shift.
        changed = 0
        for first, last in reversed(self._molecule_blocks()):
            if delta > 0:
                self._insert_bead_at(last)      # end bead first: `first` stays valid
                self._insert_bead_at(first)
                changed += 2
            else:
                changed += int(self._remove_bead_at(last))
                changed += int(self._remove_bead_at(first))
        self._rebuild_bonds()
        print(f"Volume radius: {new:g} ({'inserted' if delta > 0 else 'removed'} {changed} beads)")
        self.plotter.render()

    # --------------------------------------------- store / recall chain-end positions
    def _end_keys(self):
        """{(moleculeid, is_start): bead index} for every chain end. This identifies a
        chain end even when beads are inserted/removed or molecules come and go."""
        keys = {}
        for i in np.flatnonzero(self.surface_mask):
            is_start = (i == 0) or (self.moleculeids[i - 1] != self.moleculeids[i])
            keys[(int(self.moleculeids[i]), bool(is_start))] = int(i)
        return keys

    def _get_view(self, cam=None):
        """Rotation and zoom of a camera's view (default: the user's camera). The focal
        point, i.e. panning, is not part of it."""
        if cam is None:
            cam = self.renderer.GetActiveCamera()
        offset = np.array(cam.GetPosition()) - np.array(cam.GetFocalPoint())
        distance = max(float(np.linalg.norm(offset)), 1e-12)
        return {"frame": camera_frame(offset / distance, cam.GetViewUp()),
                "distance": distance,                       # perspective zoom (dolly)
                "parallel_scale": float(cam.GetParallelScale()),   # parallel-projection zoom
                "view_angle": float(cam.GetViewAngle())}

    def _set_view(self, frame, distance, parallel_scale, view_angle, cam=None):
        user_camera = cam is None
        if user_camera:
            cam = self.renderer.GetActiveCamera()
        focal = np.array(cam.GetFocalPoint())
        cam.SetPosition(*(focal + frame[:, 2] * distance))
        cam.SetViewUp(*frame[:, 1])
        cam.SetParallelScale(parallel_scale)
        cam.SetViewAngle(view_angle)
        if user_camera:
            self.renderer.ResetCameraClippingRange()

    @staticmethod
    def _plan_view(v0, v1):
        """How to get from view v0 to view v1: rotate along the shortest arc (quaternion
        slerp) and zoom on a log scale. Returns the plan and its size (radians / e-folds)."""
        q0, q1 = matrix_to_quaternion(v0["frame"]), matrix_to_quaternion(v1["frame"])
        if np.dot(q0, q1) < 0.0:
            q1 = -q1                             # same rotation, shorter way round
        rotation = 2.0 * float(np.arccos(min(1.0, np.dot(q0, q1))))
        zoom = max(abs(np.log(max(v1["distance"], 1e-12) / v0["distance"])),
                   abs(np.log(max(v1["parallel_scale"], 1e-12) / max(v0["parallel_scale"], 1e-12))),
                   np.radians(abs(v1["view_angle"] - v0["view_angle"])))
        return {"v0": v0, "v1": v1, "q0": q0, "q1": q1, "f0": 0.0}, max(rotation, zoom)

    def _apply_view_plan(self, plan, f, cam=None):
        """Put a camera at fraction f (0..1) of the whole animation; the plan itself starts
        at fraction plan["f0"] (later than 0 if it was made while the animation was running)."""
        g = min(1.0, max(0.0, (f - plan["f0"]) / max(1.0 - plan["f0"], 1e-9)))
        v0, v1 = plan["v0"], plan["v1"]
        ratio = lambda a, b: max(a, 1e-12) / max(b, 1e-12)
        self._set_view(
            quaternion_to_matrix(slerp_quaternion(plan["q0"], plan["q1"], g)),
            v0["distance"] * ratio(v1["distance"], v0["distance"]) ** g,
            v0["parallel_scale"] * ratio(v1["parallel_scale"], v0["parallel_scale"]) ** g,
            v0["view_angle"] + g * (v1["view_angle"] - v0["view_angle"]),
            cam=cam)

    def _store_ends(self, slot):
        keys = self._end_keys()
        # ends are stored as directions, so a later change of the volume radius doesn't matter
        self.stored[slot] = {
            "ends": {k: self._unit(self.positions[i]) for k, i in keys.items()},
            "view": self._get_view()}
        print(f"Stored the positions of {len(keys)} chain ends and the view in slot {slot}")

    def _recall_ends(self, slot):
        if self.dragged is not None:
            return  # ignore while a bead is being dragged
        stored = self.stored.get(slot)
        if not stored:
            print(f"Nothing stored in slot {slot} (use Shift+{slot} to store)")
            return
        target = stored["ends"]
        self._cancel_animation()
        items = []
        for key, i in self._end_keys().items():
            if key not in target:
                continue                         # molecule created after storing: stays put
            u0, u1 = self._unit(self.positions[i]), target[key]
            cosang = float(np.clip(np.dot(u0, u1), -1.0, 1.0))
            omega = float(np.arccos(cosang))     # great-circle angle between the two points
            if omega < 1e-6:                     # already there (to ~1e-5 length units)
                continue
            w = u1 - cosang * u0                 # direction of travel at u0 (tangent to the sphere)
            if np.linalg.norm(w) < 1e-9:         # exactly opposite: any great circle will do
                w = np.cross(u0, [1.0, 0.0, 0.0])
                if np.linalg.norm(w) < 1e-6:
                    w = np.cross(u0, [0.0, 1.0, 0.0])
            items.append((i, u0, w / np.linalg.norm(w), omega, u1))

        # The view: rotate and zoom at the same angular speed as the chain ends; it takes as
        # long as the slowest of them. While recording, the movie camera makes the same move
        # starting from its own view (the user's own rotating/zooming doesn't move it).
        user_plan, size = self._plan_view(self._get_view(), stored["view"])
        movie_plan = None
        if self.recording and self._movie_camera is not None:
            movie_plan, movie_size = self._plan_view(self._get_view(self._movie_camera),
                                                     stored["view"])
            size = max(size, movie_size)
        camera = None
        if size > 1e-6:
            duration = size / self.recall_speed
            if items:
                duration = max(duration, max(it[3] for it in items) / self.recall_speed)
            camera = {"user": user_plan, "movie": movie_plan, "duration": duration}
        if not items and camera is None:
            return
        self._anim = {"items": items, "camera": camera, "t0": time.perf_counter()}
        self._driven = {it[0] for it in items}
        print(f"Moving {len(items)} chain ends" + (" and the view" if camera else "")
              + f" to slot {slot}")

    def animate(self):
        """Advance the recall animation: every chain end moves along a great circle at
        a constant angular speed (`recall_speed`, rad/s) and stops at its stored position;
        the view rotates and zooms to its stored state."""
        if self._anim is None:
            return
        elapsed = time.perf_counter() - self._anim["t0"]
        arc = self.recall_speed * elapsed
        idxs, pos, finished = [], [], True
        for i, u0, w, omega, u1 in self._anim["items"]:
            if arc >= omega:
                u = u1
            else:
                u = u0 * np.cos(arc) + w * np.sin(arc)
                finished = False
            p = self.center + self.radius * u
            self.positions[i] = p
            self.actors[i].SetPosition(*p)
            idxs.append(i)
            pos.append(p)
        if idxs and self.on_ends_driven is not None:
            self.on_ends_driven(list(idxs), np.array(pos))

        cam = self._anim["camera"]
        if cam is not None:
            f = min(1.0, elapsed / cam["duration"])
            self._apply_view_plan(cam["user"], f)
            if self.recording and self._movie_camera is not None:
                if cam["movie"] is None:          # recording started while the view was moving
                    cam["movie"], _ = self._plan_view(self._get_view(self._movie_camera),
                                                      cam["user"]["v1"])
                    cam["movie"]["f0"] = f
                self._apply_view_plan(cam["movie"], f, cam=self._movie_camera)
            if f < 1.0:
                finished = False
        if finished:
            self._cancel_animation()

    def _cancel_camera_animation(self):
        """The user took over the camera: stop rotating/zooming the view (chain ends go on)."""
        if self._anim is None or self._anim["camera"] is None:
            return
        self._anim["camera"] = None
        if not self._anim["items"]:
            self._cancel_animation()

    def _on_view_interaction(self, obj, event):
        self._cancel_camera_animation()

    def _cancel_animation(self):
        if self._anim is None:
            return
        released = sorted(self._driven)
        self._anim = None
        self._driven = set()
        if self.on_ends_released is not None:
            self.on_ends_released(released)

    # ------------------------------------------------------- files: image, dump, movie
    def _first_free_number(self, pattern):
        """Next unused file number for names matching `pattern` in the current folder."""
        numbers = [int(m.group(1)) for f in os.listdir(os.getcwd())
                   if (m := pattern.match(f))]
        return max(numbers) + 1 if numbers else 0   # never overwrite earlier files

    def _save_image(self):
        path = os.path.join(os.getcwd(), f"img{self.image_counter:05d}.png")
        self.plotter.screenshot(path)
        print("Saved", path)
        self.image_counter += 1

    def _save_configuration(self):
        """Write confXXXXX.dump (LAMMPS-dump-like text):

            # n_beads n_molecules
            ITEM: NUMBER OF ATOMS
            n_beads
            ITEM: BOX BOUNDS pp pp pp
            xmin xmax
            ymin ymax
            zmin zmax
            ITEM: ATOMS id mol type xu yu zu
            id molecule beadtype x y z          (one line per bead)
            # volume_radius radius              (extra information, always prefixed with '#')

        Ids and molecule numbers start at 1 (molecules are renumbered 1..M in file order);
        beadtype is 1 for chain ends and 2 for internal beads; the box bounds are the
        smallest and largest bead coordinates."""
        path = os.path.join(os.getcwd(), f"conf{self.conf_counter:05d}.dump")
        # molecule numbers 1..M, in order of appearance (moleculeids may have gaps after deletions)
        order = {int(m): k + 1 for k, m in enumerate(dict.fromkeys(self.moleculeids.tolist()))}
        if len(self.positions):
            lo, hi = self.positions.min(axis=0), self.positions.max(axis=0)
        else:
            lo = hi = np.zeros(3)
        with open(path, "w") as f:
            f.write(f"# {len(self.positions)} {len(order)}\n")
            f.write("ITEM: NUMBER OF ATOMS\n")
            f.write(f"{len(self.positions)}\n")
            f.write("ITEM: BOX BOUNDS pp pp pp\n")
            for k in range(3):
                f.write(f"{lo[k]:.6f} {hi[k]:.6f}\n")
            f.write("ITEM: ATOMS id mol type xu yu zu\n")
            for k, (xyz, mol, is_end) in enumerate(
                    zip(self.positions, self.moleculeids, self.surface_mask), start=1):
                beadtype = 1 if is_end else 2
                f.write(f"{k} {order[int(mol)]} {beadtype} "
                        f"{xyz[0]:.6f} {xyz[1]:.6f} {xyz[2]:.6f}\n")
            f.write(f"# volume_radius {self.radius:.6f}\n")
        print("Saved", path)
        self.conf_counter += 1

    def _start_movie(self):
        """Start recording. The movie is written with imageio directly (not through
        PyVista's open_movie / mwriter attribute, which newer PyVista versions don't let
        us delete and re-create between recordings)."""
        if self.recording:
            print("Already recording", self.movie_path)
            return
        path = os.path.join(os.getcwd(), f"movie{self.movie_counter:05d}.avi")
        try:
            from imageio import get_writer
            self._movie_writer = get_writer(path, fps=self.movie_fps, quality=8, codec="mpeg4")
            # the movie gets its own camera, starting as a copy of the user's camera
            self._movie_camera = vtk.vtkCamera()
            self._movie_camera.DeepCopy(self.renderer.GetActiveCamera())
        except Exception as exc:
            self._movie_writer = None
            self._movie_camera = None
            print("Could not start recording (needs: pip install imageio imageio-ffmpeg):", exc)
            return
        self.movie_path = path
        self.movie_counter += 1
        self.recording = True
        print("Recording", path, "- press M to stop")

    def _stop_movie(self):
        if not self.recording:
            return
        self.recording = False
        self._movie_camera = None
        writer, self._movie_writer = self._movie_writer, None   # never written to again
        if writer is not None:
            try:
                writer.close()
            except Exception as exc:
                print("Problem while closing the movie file:", exc)
        print("Saved", self.movie_path)

    @staticmethod
    def _same_view(a, b):
        return all(np.allclose(np.array(x(a), dtype=float), np.array(x(b), dtype=float), atol=1e-9)
                   for x in (lambda c: c.GetPosition(), lambda c: c.GetFocalPoint(),
                             lambda c: c.GetViewUp(), lambda c: [c.GetViewAngle()],
                             lambda c: [c.GetParallelScale()]))

    def _grab_movie_frame(self):
        """RGB array of the window as seen by the movie camera. If the user has rotated,
        zoomed or panned the view since the recording started, the window is rendered once
        more with the movie camera into the back buffer only (swapping buffers is switched
        off, so the user never sees that frame) and then given back to the user's camera."""
        user_camera = self.renderer.GetActiveCamera()
        if self._same_view(user_camera, self._movie_camera):
            return self.plotter.image
        window = self.plotter.render_window
        self.renderer.SetActiveCamera(self._movie_camera)
        self.renderer.ResetCameraClippingRange()
        window.SwapBuffersOff()
        try:
            return self.plotter.image
        finally:
            window.SwapBuffersOn()
            self.renderer.SetActiveCamera(user_camera)
            self.renderer.ResetCameraClippingRange()

    def write_movie_frame(self):
        if not self.recording:
            return
        try:
            self._movie_writer.append_data(self._grab_movie_frame())
        except Exception as exc:
            print("Recording failed:", exc)
            self._stop_movie()

    def close(self):
        """Call after the window was closed: finishes a movie that is still being recorded."""
        self._stop_movie()

    # ------------------------------------------------------------------- events
    def _on_char(self, obj, event):
        """Hide the characters we use from VTK's built-in character shortcuts."""
        code = self.interactor.GetKeyCode()
        if isinstance(code, int):
            code = chr(code)
        if code and code in self.OWN_CHARS:
            try:
                self.interactor.SetKeyCode("\x00")
            except TypeError:
                self.interactor.SetKeyCode(" ")

    def _on_press(self, obj, event):
        x, y = self.interactor.GetEventPosition()
        self.picker.Pick(x, y, 0, self.renderer)
        picked = self.picker.GetActor()
        if picked is not None:
            for i, actor in enumerate(self.actors):
                if picked is actor and self.surface_mask[i]:  # chain ends only
                    self._cancel_animation()                  # grabbing stops a running recall
                    self.dragged = i
                    self._side = 1 if self._is_front(self.positions[i]) else -1
                    self._flip_armed = True
                    actor.GetProperty().SetColor(*ACTIVE_COLOR)
                    self._cancel_camera_motion()
                    self.plotter.render()
                    return
        self._cancel_camera_animation()   # clicked elsewhere: the user takes over the camera

    def _on_move(self, obj, event):
        if self.dragged is None:
            return
        i = self.dragged
        x, y = self.interactor.GetEventPosition()
        pos = self._surface_point(x, y, self.positions[i])
        self.positions[i] = pos
        self.actors[i].SetPosition(*pos)
        self._refresh_bonds()
        if self.on_drag is not None:
            self.on_drag(i, pos)
        self.plotter.render()

    def _on_release(self, obj, event):
        if self.dragged is None:
            return
        i = self.dragged
        self.actors[i].GetProperty().SetColor(*color_for_id(self.moleculeids[i]))  # restore
        self.dragged = None
        if self.on_release is not None:
            self.on_release(i, self.positions[i].copy())
        self.plotter.render()

    def _digit_slot(self, key, shift):
        """Map a key press to (slot 1..9, store?) or None: Shift + number-row key stores, the
        number-row key recalls. Handles the plain digit (with the Shift modifier reported
        separately), the symbols that Shift + digit produces on the current keyboard layout,
        and the symbols the unshifted number row produces on AZERTY."""
        if len(key) == 1 and key in "123456789":
            return int(key), shift
        if key.startswith("KP_") and len(key) == 4 and key[3] in "123456789":
            return int(key[3]), shift
        if key in self._layout_keys["shifted"]:
            return self._layout_keys["shifted"].index(key) + 1, True
        if key in self._layout_keys["plain"]:
            return self._layout_keys["plain"].index(key) + 1, False
        return None

    def _on_key(self, obj, event):
        key = self.interactor.GetKeySym() or ""
        shift = bool(self.interactor.GetShiftKey())
        if len(key) == 1 and key.isalpha() and shift:
            key = key.upper()
        lower = key.lower()
        digit = self._digit_slot(key, shift)
        char = self.interactor.GetKeyCode()
        if isinstance(char, int):
            char = chr(char)

        if lower == "h" or key == "question" or char == "?":
            print(help_text(self.layout_description))
        elif lower == "p":
            self._save_image()
        elif lower == "s":
            self._save_configuration()
        elif lower == "a":
            self._add_molecule()
        elif key == "r":
            self._change_radius(-VOLUME_RADIUS_STEP)
        elif key == "R":
            self._change_radius(+VOLUME_RADIUS_STEP)
        elif key == "c":
            self._set_axes_visible(True)
        elif key == "C":
            self._set_axes_visible(False)
        elif key == "b":
            self._set_internal_visible(True)
        elif key == "B":
            self._set_internal_visible(False)
        elif key == "m":
            self._start_movie()
        elif key == "M":
            self._stop_movie()
        elif digit is not None:
            slot, store = digit
            if store:
                self._store_ends(slot)
            else:
                self._recall_ends(slot)
        elif key == "D":
            self._set_paused(True)
        elif key == "d":
            self._set_paused(False)
        elif self.dragged is not None and lower in ("k", "right", "left"):
            if lower == "k":
                self._delete_molecule()
            elif lower == "right":
                self._insert_bead()
            else:
                self._remove_bead()
        elif shift and key.islower() and len(key) > 1 and "_" not in key:
            print(f"Shift+{key}: not recognised as a shifted digit for the keyboard layout "
                  f"{self.layout_description}; use --keyboard-layout (us, gb, de, dk, no, se, fi, fr) "
                  "or add the key name to LAYOUT_TABLES")


# --------------------------------------------------------------------------
# Geometry helpers
# --------------------------------------------------------------------------
def make_surface_points(k, center, radius):
    """k points evenly spread over a sphere surface (Fibonacci lattice)."""
    i = np.arange(k) + 0.5
    phi = np.arccos(1.0 - 2.0 * i / k)
    theta = np.pi * (1.0 + 5.0 ** 0.5) * i
    unit = np.column_stack([np.cos(theta) * np.sin(phi),
                            np.sin(theta) * np.sin(phi),
                            np.cos(phi)])
    return center + radius * unit


def make_molecules(internal_counts, center, radius, rng):
    """Build M chains. Chain m has internal_counts[m] beads inside the volume and
    one bead at each end on the surface. Counts may repeat.

    Returns positions (n, 3), moleculeids (n,) uint32, surface_mask (n,) bool.
    Beads are ordered molecule by molecule as [start, internal..., end]."""
    counts = [int(c) for c in internal_counts]
    m_count = len(counts)
    anchors = make_surface_points(2 * m_count, center, radius)
    anchors = anchors[rng.permutation(2 * m_count)]
    starts, ends = anchors[:m_count], anchors[m_count:]

    positions, moleculeids, surface_mask = [], [], []
    for m, (n, a, b) in enumerate(zip(counts, starts, ends)):
        t = np.linspace(0.0, 1.0, n + 2)[:, None]
        chain = a + t * (b - a)                       # chord from start to end
        axis = (b - a) / np.linalg.norm(b - a)
        perp = rng.normal(size=3)
        perp -= np.dot(perp, axis) * axis
        perp /= np.linalg.norm(perp)
        chain = chain + np.sin(np.pi * t) * 0.35 * radius * perp   # bend the chain
        # keep internal beads strictly inside the volume
        v = chain[1:-1] - center
        r = np.linalg.norm(v, axis=1, keepdims=True)
        chain[1:-1] = center + v * np.minimum(1.0, 0.85 * radius / np.maximum(r, 1e-12))

        positions.append(chain)
        moleculeids += [m] * (n + 2)
        surface_mask += [True] + [False] * n + [True]

    return (np.vstack(positions),
            np.array(moleculeids, dtype=np.uint32),
            np.array(surface_mask, dtype=bool))


def load_dump(path, center=(0.0, 0.0, 0.0)):
    """Read a dump file written with the 's' key (any LAMMPS-style dump with the columns
    id, mol and x y z / xu yu zu works). Lines starting with '#' are comments, except
    "# volume_radius <r>" which gives the radius of the spherical volume.

    Returns positions (n, 3), moleculeids (n,) uint32, surface_mask (n,) bool, volume_radius.
    Beads are ordered molecule by molecule (by id within a molecule); the first and last
    bead of every molecule are its chain ends. If the file has no volume radius, the
    distance of the farthest chain end from `center` is used."""
    center = np.asarray(center, dtype=float)
    with open(path) as f:
        lines = [ln.strip() for ln in f]

    volume_radius, columns, rows = None, None, []
    i = 0
    while i < len(lines):
        line = lines[i]
        if line.startswith("#"):
            parts = line[1:].split()
            if len(parts) == 2 and parts[0] == "volume_radius":
                volume_radius = float(parts[1])
            i += 1
        elif line.startswith("ITEM:"):
            item = line[len("ITEM:"):].strip()
            if item.startswith("ATOMS"):
                columns = item.split()[1:]
                i += 1
                while i < len(lines) and lines[i] and not lines[i].startswith(("#", "ITEM:")):
                    rows.append(lines[i].split())
                    i += 1
            elif item.startswith("BOX BOUNDS"):
                i += 4                      # header + three bound lines
            elif item.startswith("NUMBER OF ATOMS") or item.startswith("TIMESTEP"):
                i += 2                      # header + one value line
            else:
                i += 1
        else:
            i += 1
    if columns is None or not rows:
        raise ValueError(f"{path}: no 'ITEM: ATOMS ...' section with beads found")

    def column(*names):
        for name in names:
            if name in columns:
                return columns.index(name)
        raise ValueError(f"{path}: column {'/'.join(names)} missing in 'ITEM: ATOMS {' '.join(columns)}'")

    c_id, c_mol = column("id"), column("mol")
    c_x, c_y, c_z = column("xu", "x"), column("yu", "y"), column("zu", "z")
    table = np.array(rows, dtype=float)
    ids, mol = table[:, c_id].astype(int), table[:, c_mol].astype(int)
    xyz = table[:, [c_x, c_y, c_z]]

    # molecule by molecule, in order of first appearance (by id); by id within a molecule
    order = np.argsort(ids, kind="stable")
    first_seen = {}
    for m in mol[order]:
        first_seen.setdefault(int(m), len(first_seen))
    rank = np.array([first_seen[int(m)] for m in mol[order]])
    order = order[np.argsort(rank, kind="stable")]
    xyz, mol = xyz[order], mol[order]

    surface_mask = np.zeros(len(mol), dtype=bool)
    start = 0
    for end in list(np.flatnonzero(np.diff(mol) != 0) + 1) + [len(mol)]:
        if end - start < 2:
            raise ValueError(f"{path}: molecule {mol[start]} has fewer than two beads")
        surface_mask[start] = surface_mask[end - 1] = True
        start = end
    if "type" in columns:
        bead_type = table[order, columns.index("type")].astype(int)
        if not np.array_equal(bead_type == 1, surface_mask):
            print(f"Warning: bead types in {path} don't match the chain ends "
                  "(first and last bead of each molecule); using the molecule structure.")

    if volume_radius is None:
        volume_radius = float(np.linalg.norm(xyz[surface_mask] - center, axis=1).max())
    return xyz, (mol - mol.min()).astype(np.uint32), surface_mask, volume_radius


# --------------------------------------------------------------------------
# Stand-in for the simulation. Replace with your LAMMPS wrapper (see below).
# --------------------------------------------------------------------------
class DummySimulation:
    """Toy dynamics, no randomness:

    1. Chain contraction. Each internal bead relaxes toward the midpoint of its two
       chain neighbours (gradient descent on the sum of squared bond lengths). With
       the chain ends held on the surface this converges to a straight, evenly
       spaced chain, i.e. the shortest possible molecule.
    2. Excluded volume between molecules. Beads of DIFFERENT molecules are pushed
       apart until their centres are at least `2 * bead_radius` apart (position-based
       constraint, so it holds regardless of how strongly the chains contract).
       Beads of the SAME molecule may overlap freely.

    Internal beads stay inside the volume; surface beads are moved only tangentially
    (they are re-projected onto the sphere). Surface beads that the viewer is moving
    (grabbed by the user, or travelling to a stored position) are immovable for the
    simulation, so they push other beads out of the way instead."""

    def __init__(self, positions, moleculeids, surface_mask, center, radius, bead_radius,
                 chain_rate=0.5, substeps=5):
        self.x = np.array(positions, dtype=float).reshape(-1, 3)
        self.moleculeids = np.array(moleculeids, dtype=np.uint32)
        self.surface_mask = np.array(surface_mask, dtype=bool)
        self.center = np.asarray(center, dtype=float)
        self.radius = float(radius)
        self.bead_radius = float(bead_radius)
        self.min_distance = 2.0 * self.bead_radius  # centres closer than this = overlap
        self.chain_rate = chain_rate    # fraction of the way toward the neighbour midpoint
        self.substeps = substeps        # dynamics substeps per viewer update
        self.held = set()               # beads currently controlled by the viewer

    # --- called by the viewer -------------------------------------------------
    def set_surface_position(self, index, xyz):
        """The user is dragging a chain end."""
        self.x[index] = xyz
        self.held.add(index)

    def release(self, index, xyz):
        """The user let go of the chain end."""
        self.x[index] = xyz
        self.held.discard(index)

    def set_driven_positions(self, indices, positions):
        """The viewer moves several chain ends (recall of a stored configuration)."""
        self.x[indices] = positions
        self.held.update(int(i) for i in indices)

    def release_driven(self, indices):
        self.held.difference_update(int(i) for i in indices)

    def set_radius(self, radius):
        """The volume radius changed; chain ends are projected onto the new surface."""
        self.radius = float(radius)
        self._apply_constraints()

    def insert_bead(self, index, xyz, moleculeid):
        """The user inserted an internal bead at `index` (new ordering)."""
        self.x = np.insert(self.x, index, xyz, axis=0)
        self.moleculeids = np.insert(self.moleculeids, index, moleculeid)
        self.surface_mask = np.insert(self.surface_mask, index, False)
        self.held = {h + 1 if h >= index else h for h in self.held}

    def remove_bead(self, index):
        """The user removed the internal bead at `index` (old ordering)."""
        self.x = np.delete(self.x, index, axis=0)
        self.moleculeids = np.delete(self.moleculeids, index)
        self.surface_mask = np.delete(self.surface_mask, index)
        self.held = {h - 1 if h > index else h for h in self.held if h != index}

    def add_molecule(self, first_index, positions, moleculeid):
        """The user created a molecule; its beads [start, internal..., end] are appended."""
        assert first_index == len(self.x)
        k = len(positions)
        self.x = np.vstack([self.x, positions])
        self.moleculeids = np.concatenate(
            [self.moleculeids, np.full(k, moleculeid, dtype=np.uint32)])
        self.surface_mask = np.concatenate(
            [self.surface_mask, [True] + [False] * (k - 2) + [True]])

    def delete_molecule(self, first_index, count):
        """The user deleted the molecule occupying beads [first_index, first_index + count)."""
        block = slice(first_index, first_index + count)
        self.x = np.delete(self.x, block, axis=0)
        self.moleculeids = np.delete(self.moleculeids, block)
        self.surface_mask = np.delete(self.surface_mask, block)
        self.held = {h - count if h >= first_index + count else h
                     for h in self.held if not (first_index <= h < first_index + count)}

    # --- dynamics ---------------------------------------------------------------
    def contour_length(self):
        """Total length of all chains (sum of bond lengths)."""
        same = self.moleculeids[:-1] == self.moleculeids[1:]
        return float(np.linalg.norm(np.diff(self.x, axis=0), axis=1)[same].sum())

    def _contract_chains(self):
        idx = np.flatnonzero(~self.surface_mask)  # internal beads always have 2 neighbours
        mid = 0.5 * (self.x[idx - 1] + self.x[idx + 1])
        self.x[idx] += self.chain_rate * (mid - self.x[idx])

    def _apply_constraints(self):
        v = self.x - self.center
        r = np.maximum(np.linalg.norm(v, axis=1, keepdims=True), 1e-12)
        on_surface = self.surface_mask[:, None]
        limit = self.radius - self.bead_radius  # keep internal beads inside the shell
        scale = np.where(on_surface, self.radius / r, np.minimum(1.0, limit / r))
        self.x = self.center + v * scale

    def _separate_molecules(self, iterations=20, tol=1e-6):
        n = len(self.x)
        if n < 2:
            return
        other_molecule = self.moleculeids[:, None] != self.moleculeids[None, :]
        fixed = np.zeros(n, dtype=bool)
        for h in self.held:
            if h < n:
                fixed[h] = True
        idx = np.arange(n)
        tie_sign = np.sign(idx[:, None] - idx[None, :]).astype(float)
        d_min = self.min_distance

        for _ in range(iterations):
            diff = self.x[:, None, :] - self.x[None, :, :]
            dist = np.linalg.norm(diff, axis=2)
            contact = other_molecule & (dist < d_min - tol)
            if not contact.any():
                break
            direction = diff / np.maximum(dist, 1e-12)[..., None]
            tie = dist < 1e-9                       # coincident centres: pick opposite axes
            direction[tie] = 0.0
            direction[tie, 0] = tie_sign[tie]
            # each bead of a pair takes half of the overlap; a held bead takes none,
            # so its partner takes all of it
            share = np.where(fixed[None, :], 1.0, 0.5)
            weight = np.where(contact, (d_min - dist) * share, 0.0)
            push = (weight[..., None] * direction).sum(axis=1)
            push[fixed] = 0.0
            self.x += push
            self._apply_constraints()

    def step(self):
        """Advance the 'simulation' and return an (n, 3) array of positions."""
        for _ in range(self.substeps):
            self._contract_chains()
            self._apply_constraints()
            self._separate_molecules()
        return self.x

    def min_intermolecular_distance(self):
        """Smallest distance between beads of different molecules (for checking)."""
        diff = self.x[:, None, :] - self.x[None, :, :]
        dist = np.linalg.norm(diff, axis=2)
        other = self.moleculeids[:, None] != self.moleculeids[None, :]
        return float(dist[other].min()) if other.any() else np.inf


# Example of the same interface on top of the LAMMPS Python API.
# Insertion/removal/creation/deletion change the atom count and shift viewer indices, so
# keep a list `self.ids` (viewer index -> LAMMPS atom id) instead of assuming index == id - 1.
# In LAMMPS the physical ingredients of the dummy dynamics are, for example,
#   bond_style harmonic        (chain contraction)
#   pair_style lj/cut 2.24     with pair_modify shift yes, applied only between
#                              different molecule ids (excluded within a molecule via
#                              special_bonds / neigh_modify exclude molecule/intra all)
#   region sph sphere 0 0 0 ${R} side in / fix wall/region ...  (the spherical volume)
#
#   import ctypes
#   from lammps import lammps
#   class LammpsSimulation:
#       def __init__(self, input_file):
#           self.lmp = lammps()
#           self.lmp.file(input_file)
#           self.ids = list(range(1, self.lmp.get_natoms() + 1))  # molecule-by-molecule order
#       def set_surface_position(self, index, xyz):
#           ...  # move atom self.ids[index] and zero its velocity, or drive a fix
#       def release(self, index, xyz):
#           ...  # let the atom move again
#       def set_driven_positions(self, indices, positions):
#           ...  # same as set_surface_position, for many atoms at once
#       def release_driven(self, indices):
#           ...
#       def set_radius(self, radius):
#           # lmp.command(f"variable R equal {radius}") if the wall region uses ${R}, and
#           # project the surface atoms onto the new sphere
#           ...
#       def insert_bead(self, index, xyz, moleculeid):
#           # lmp.command(f"create_atoms 1 single {xyz[0]} {xyz[1]} {xyz[2]}"), set its
#           # molecule id, replace the bond (end - old neighbour) by (end - new) and
#           # (new - old neighbour), then self.ids.insert(index, new_atom_id)
#           ...
#       def remove_bead(self, index):
#           # lmp.command(f"group rm id {self.ids[index]}"), delete_atoms group rm ...,
#           # create a bond between the two former neighbours, then self.ids.pop(index)
#           ...
#       def add_molecule(self, first_index, positions, moleculeid):
#           # create_atoms for every row of `positions`, give them molecule id `moleculeid`,
#           # create bonds between consecutive atoms, then self.ids.extend(new atom ids)
#           ...
#       def delete_molecule(self, first_index, count):
#           # lmp.command(f"group rm molecule {moleculeid}"), delete_atoms group rm bond yes
#           # molecule yes, then del self.ids[first_index:first_index + count]
#           ...
#       def step(self):
#           self.lmp.command("run 10 pre no post no")
#           x = np.array(self.lmp.gather_atoms("x", 1, 3)).reshape(-1, 3)  # ordered by atom id
#           return x[np.array(self.ids) - 1]


def main(argv=None):
    parser = argparse.ArgumentParser(
        description="Interactive viewer for bead-spring molecules in a spherical volume.",
        epilog="Mouse actions and key shortcuts (press h or ? in the window to print them again)\n"
               "\n" + help_text("detected automatically, see --keyboard-layout"),
        formatter_class=argparse.RawDescriptionHelpFormatter)
    parser.add_argument("--load", metavar="DUMP_FILE",
                        help="restore molecules, positions and volume radius from a dump "
                             "file written with the 's' key")
    parser.add_argument("--keyboard-layout", metavar="CODE", default=None,
                        help="platform-neutral keyboard layout code (us, gb, de, dk, no, se, fi, fr; "
                             "nordic = dk/no/se/fi) used to recognise Shift+1..9 and the number "
                             "row; default: auto = ask the operating system (Linux, macOS, Windows), "
                             "overridable with $BEADPPA_KEYBOARD_LAYOUT")
    args = parser.parse_args(argv)

    print("Press h or ? in the window for all key shortcuts and mouse actions.")
    rng = np.random.default_rng(42)

    # ---- geometry ----
    center = np.zeros(3)
    sphere_radius = 1.0     # radius of each bead
    if args.load:
        points, moleculeids, surface_mask, volume_radius = load_dump(args.load, center)
        print(f"Loaded {len(points)} beads in {len(np.unique(moleculeids))} molecules "
              f"from {args.load} (volume radius {volume_radius:g})")
    else:
        volume_radius = 15.0    # radius of the spherical volume (r / R change it at run time)
        internal_counts = [24, 40]    # two molecules initially; press 'a' to add more
        # positions: (n, 3); moleculeids: (n,) uint32; surface_mask: True for chain ends
        points, moleculeids, surface_mask = make_molecules(
            internal_counts, center, volume_radius, rng)

    # ---- scene ----
    plotter = pv.Plotter(window_size=(1008, 800))
    plotter.set_background("white")
    axes = AxesGizmo(plotter)       # coordinate system, flush with the lower-left corner

    template = pv.Sphere(radius=sphere_radius, theta_resolution=24, phi_resolution=24)
    actors = []
    for p, mid in zip(points, moleculeids):
        actor = plotter.add_mesh(template, color=color_for_id(mid), smooth_shading=True)
        actor.SetPosition(*p)
        actors.append(actor)

    # ---- simulation + viewer wiring ----
    sim = DummySimulation(points, moleculeids, surface_mask, center, volume_radius,
                          bead_radius=sphere_radius)
    # sim = LammpsSimulation("in.sim")

    def on_release(i, xyz):
        print(f"Chain end {i} (moleculeid={dragger.moleculeids[i]}) released at",
              np.round(xyz, 4))
        sim.release(i, xyz)

    dragger = SphereDragger(
        plotter, template, actors, points, moleculeids, surface_mask, center, volume_radius,
        sphere_radius=sphere_radius, rng=rng, axes=axes, keyboard_layout=args.keyboard_layout,
        on_drag=sim.set_surface_position,
        on_release=on_release,
        on_insert=sim.insert_bead,
        on_remove=sim.remove_bead,
        on_add_molecule=sim.add_molecule,
        on_delete_molecule=sim.delete_molecule,
        on_radius_change=sim.set_radius,
        on_ends_driven=sim.set_driven_positions,
        on_ends_released=sim.release_driven,
    )

    set_initial_view(plotter, center, volume_radius, sphere_radius)   # sphere fills the window

    plotter.add_timer_event(max_steps=10**9, duration=30,
                            callback=lambda step: dragger.tick(sim.step))   # ~30 ms

    plotter.show()
    dragger.close()
    return dragger.get_positions(), dragger.moleculeids


if __name__ == "__main__":
    main()
